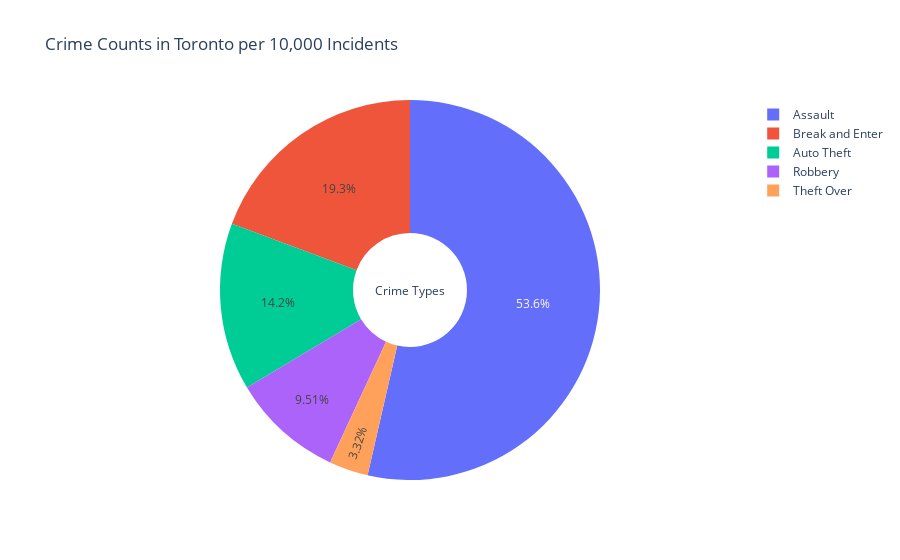

Notebook code cell kept with this figure:
### Markdown cell above
## The pie chart above shows the distribution of crime categories in Toronto per 10,000 incidents. 

## Assault is the most common type of crime with 3,667 incidents per 10,000, followed by Theft Over with 888 incidents per 10,000. 

## The other categories are much less common, with Break and Enter having the lowest count at only 137 incidents per 10,000.

### Code cell
import pandas as pd
import plotly.graph_objs as go
import plotly.express as px
import plotly.io as pio



# Define the file path
file_path = '/Users/biniam/Desktop/Final Pythone Project/major-crime-indicators.csv'

# Load the crime data from the CSV file
crime_data = pd.read_csv(file_path)

# Calculate the crime counts
crime_counts = crime_data['MCI_CATEGORY'].value_counts()
crime_counts_normalized = (crime_counts / crime_counts.sum()) * 10000

# Create a pie chart with the crime_counts_normalized data
fig = go.Figure(data=[go.Pie(labels=crime_counts_normalized.index, values=crime_counts_normalized.values, hole=.3)])

# Customize the layout
fig.update_layout(
    title="Crime Counts in Toronto per 10,000 Incidents",
    annotations=[dict(text='Crime Types', showarrow=False)],
    showlegend=True
)

# Save the plot as an HTML file
pio.write_html(fig, file='crime_counts_toronto.html')


# Show the plot
fig.show()

### Figure 1 — Plotly figure (JSON) as saved in the notebook; plotly's stock layout.template omitted (floating-point values rounded to 4 significant figures)
{"data": [{"hole": 0.3, "labels": ["Assault", "Break and Enter", "Auto Theft", "Robbery", "Theft Over"], "type": "pie", "values": [5358.0, 1934.0, 1424.0, 950.8, 332.4]}], "layout": {"annotations": [{"showarrow": false, "text": "Crime Types"}], "showlegend": true, "title": {"text": "Crime Counts in Toronto per 10,000 Incidents"}}}
